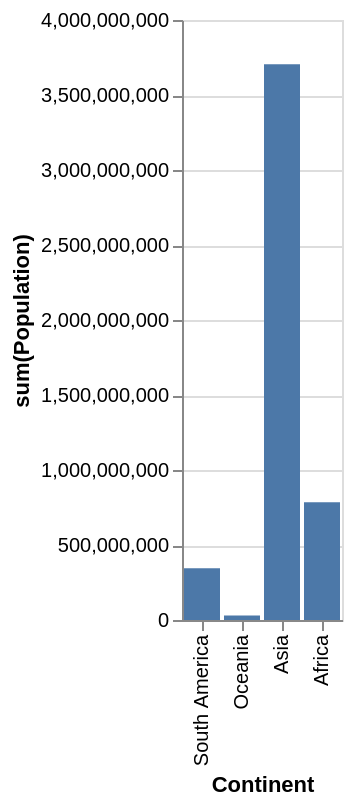

Here is the Vega-Lite specification saved for this chart:
### Vega-Lite specification from a JSON file in a GitHub repository (floating-point values rounded to 4 significant figures)
{"data": {"values": [{"x_data": "South America", "y_data": 345780000}, {"x_data": "Oceania", "y_data": 30401150}, {"x_data": "Asia", "y_data": 3705025700}, {"x_data": "Africa", "y_data": 784475000}]}, "mark": "bar", "encoding": {"x": {"field": "x_data", "type": "nominal", "title": "Continent", "sort": "descending"}, "y": {"field": "y_data", "type": "quantitative", "title": "sum(Population)"}}}
